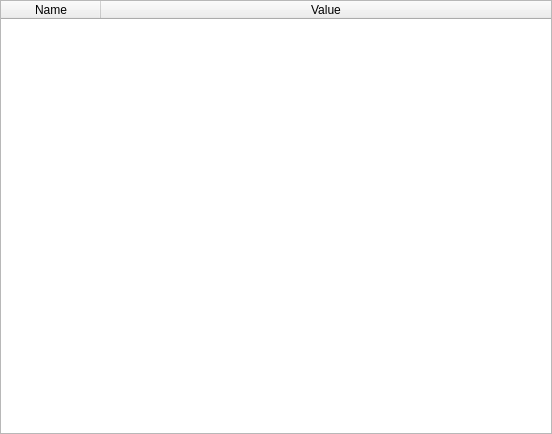
<?xml version="1.0" encoding="UTF-8"?>
<ui version="4.0">
 <class>AttributesTable</class>
 <widget class="QWidget" name="AttributesTable">
  <property name="geometry">
   <rect>
    <x>0</x>
    <y>0</y>
    <width>552</width>
    <height>434</height>
   </rect>
  </property>
  <property name="windowTitle">
   <string>Form</string>
  </property>
  <layout class="QVBoxLayout" name="verticalLayout">
   <property name="spacing">
    <number>0</number>
   </property>
   <property name="margin">
    <number>0</number>
   </property>
   <item>
    <widget class="QTableWidget" name="tblAttributes">
     <property name="sizePolicy">
      <sizepolicy hsizetype="Preferred" vsizetype="Preferred">
       <horstretch>0</horstretch>
       <verstretch>0</verstretch>
      </sizepolicy>
     </property>
     <property name="horizontalScrollBarPolicy">
      <enum>Qt::ScrollBarAsNeeded</enum>
     </property>
     <property name="autoScroll">
      <bool>true</bool>
     </property>
     <property name="editTriggers">
      <set>QAbstractItemView::NoEditTriggers</set>
     </property>
     <property name="alternatingRowColors">
      <bool>true</bool>
     </property>
     <property name="selectionMode">
      <enum>QAbstractItemView::SingleSelection</enum>
     </property>
     <property name="selectionBehavior">
      <enum>QAbstractItemView::SelectRows</enum>
     </property>
     <property name="textElideMode">
      <enum>Qt::ElideNone</enum>
     </property>
     <property name="verticalScrollMode">
      <enum>QAbstractItemView::ScrollPerItem</enum>
     </property>
     <property name="showGrid">
      <bool>true</bool>
     </property>
     <attribute name="horizontalHeaderStretchLastSection">
      <bool>true</bool>
     </attribute>
     <column>
      <property name="text">
       <string>Name</string>
      </property>
     </column>
     <column>
      <property name="text">
       <string>Value</string>
      </property>
     </column>
    </widget>
   </item>
  </layout>
 </widget>
 <resources/>
 <connections/>
</ui>
